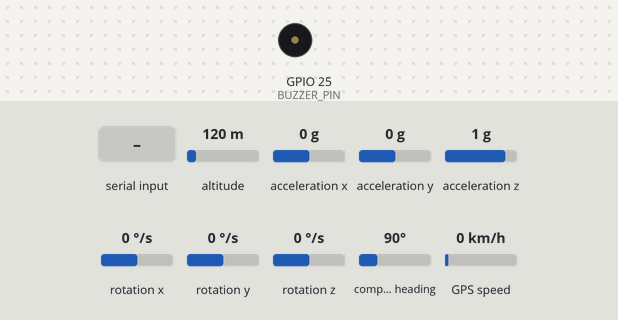
Simulated run of this sketch. Board: ESP32. Shown: buzzer (waves = sounding, pin HIGH). Wiring (inferred from the names in the program): MPU-6050 motion sensor at I2C address 0x68. Inputs (shaded band) come from the test bench; at power-on: altitude 120 m, acceleration x 0 g, acceleration y 0 g, acceleration z 1 g, rotation x 0 °/s, rotation y 0 °/s, rotation z 0 °/s, compass heading 90°, GPS speed 0 km/h. WiFi joins after 1.5 s; servers stay silent unless stated; the GPS gets a fix after 3 s at 37.7749, -122.4194 with 8 satellites; what the sketch prints to the serial monitor is not drawn.

Above: at 3.2 s.
3.3 s: "2\n" received over Serial
At 4.4 s:
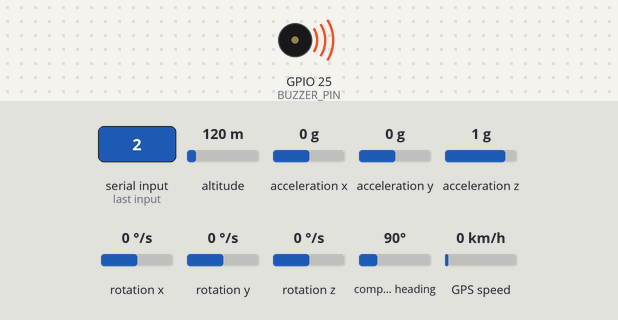
6.8 s: "3\n" received over Serial
At 10.0 s:
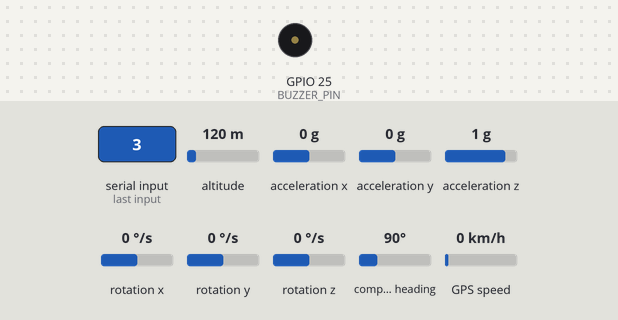
Timing chart, 0 to 11.5 s (numbered marks = the images above; inputs shaded):
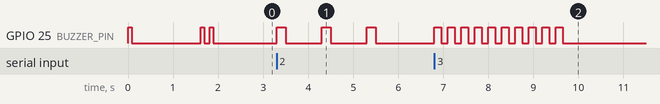

The sketch:

06_devkit_wifi.ino
```cpp
/*

  ONCE THE OUTPUT TERMINAL IS DONE LOADING EVERYTHING (SHOW RST....) PRESS THE THE RST BUTTON SO THAT THE ESP32 WILL BEGIN TO FIND AND CONNECT TO THE NETWORK YOU HAVE
  CODED IN (UNDER WiFi)
  06 - GPS + MPU6050 + buzzer over Wi-Fi (ESP32 DevKit V1)


  Wiring
    Buzzer I/O -> P25
    MPU SDA    -> P21         MPU SCL -> P22
    GPS TX     -> P16         GPS RX  -> P17
    All VCC    -> 3V3         All GND -> GND

  Download the Libraries: TinyGPSPlus. (WiFi, WebServer and ESPmDNS come with the
  ESP32 board package.)

  Wi-Fi: two ways (switch MAKE_OWN_WIFI below)
    MAKE_OWN_WIFI = true  (default): this board CREATES its own Wi-Fi "DMS-NET".
        The camera, the phone and the laptop join it. No hotspot or internet
        needed. This board is always http://192.168.4.1/ and the camera
        (07_esp32cam_prototype.ino with JOIN_DMS_NET = true) is always
        http://192.168.4.200/. The phone uses mobile data for the internet.
    MAKE_OWN_WIFI = false: this board JOINS your phone hotspot (WIFI_SSID /
        WIFI_PASS); the address is printed in the Serial Monitor.

  Buzzer signals at power-up
    1 short beep  = started
    2 short beeps = Wi-Fi ready (DMS-NET created, or joined the hotspot)
    Keep the board still for the first second: the motion sensor
    measures its resting position then.

  Open the page from a phone on the same Wi-Fi:
    http://dms-sensors.local/      (works on iPhone and computers)
    or http://<address>/          (address printed in Serial Monitor)

    jolt = largest acceleration (in g) seen during the last second,
           measured away from the sensor's resting reading.

  The Serial Monitor (115200 baud) still prints the same line once per
  second and still accepts 0-3, for testing on the laptop.

  Changes for the DMS program (run_monitor.py --alert-style tier):
    - Fail-safe: MEDIUM and HIGH switch themselves off when no tier command
      arrives for 3 s. The program re-sends the level every second while an
      alarm sounds, so the buzzer can never be left on if the laptop / phone
      crashes or the Wi-Fi drops. (The page buttons now play 3 s.)
    - Repeating the same level does not restart the pattern (LOW still
      beeps again, so each new LOW alert is heard).
    - /data also reports "motion_g": the jolt WITHOUT the up/down part, so
      road bumps and potholes are not mistaken for harsh braking/swerving.

  The GPS module need around to 10-15 minutes to start sending coordinates and a red LED will begin to blink, if the display still shows false around those
  times run it outside your house or anything that doesn't have a thick roof or structure on top of you. It works under a car roof.

*/

#include <Wire.h>
#include <TinyGPSPlus.h>
#include <WiFi.h>
#include <WebServer.h>
#include <ESPmDNS.h>

// ---------- Wi-Fi ----------
const bool MAKE_OWN_WIFI = true;         // true: create "DMS-NET"; false: join the hotspot below
const char *DMS_NET_NAME = "DMS-NET";    // same name and password in the camera sketch
const char *DMS_NET_PASS = "drivesafe1"; // at least 8 characters
const int   DMS_NET_CHANNEL = 6;
const int   DMS_NET_MAX_CLIENTS = 4;     // camera + phone + laptop (+1 spare)

const char *WIFI_SSID = "NAME"; // only for MAKE_OWN_WIFI = false: your hotspot name
const char *WIFI_PASS = "PASSWORD"; // and password (case sensitive)
const char *HOSTNAME  = "dms-sensors";   // -> http://dms-sensors.local/

// ---------- pins ----------
const int  BUZZER_PIN = 25;
const bool ACTIVE_LOW = false;     // this buzzer sounds when the pin is HIGH
const int  SDA_PIN = 21;
const int  SCL_PIN = 22;
const int  GPS_RX_PIN = 16;
const int  GPS_TX_PIN = 17;

// ---------- GPS ----------
HardwareSerial GPSSerial(2);
TinyGPSPlus gps;

// ---------- IMU ----------
uint8_t mpuAddr = 0x68;
bool    imuOk = false;
float ax, ay, az, gx, gy, gz;
float gxBias = 0, gyBias = 0, gzBias = 0;
float restX = 0, restY = 0, restZ = 1;
const float REST_FOLLOW = 0.002f;
float joltPeak = 0;        // building up during the current second
float joltLast = 0;        // finished value for the previous second
float horizPeak = 0;       // same, horizontal part only (braking, swerving)
float horizLast = 0;
unsigned long lastImu = 0;
const unsigned long IMU_PERIOD_MS = 20;   // 50 Hz

// ---------- buzzer ----------
int tier = 0;
unsigned long tierStart = 0;
unsigned long lastTierCmd = 0;
const unsigned long FAILSAFE_MS = 3000;   // MEDIUM/HIGH stop without a command for 3 s

// ---------- web / reporting ----------
WebServer server(80);
bool wifiWasUp = false;
unsigned long lastReport = 0;
unsigned long lastWifiCheck = 0;

static const char INDEX_HTML[] PROGMEM = R"HTML(<!doctype html>
<html><head><meta charset="utf-8">
<meta name="viewport" content="width=device-width,initial-scale=1">
<title>DMS sensors</title>
<style>
body{font-family:sans-serif;margin:16px;background:#111;color:#eee}
h1{font-size:20px;margin:0 0 12px}
table{border-collapse:collapse;width:100%;max-width:420px}
td{padding:6px 4px;border-bottom:1px solid #333}td:first-child{color:#aaa}
.b{display:flex;gap:8px;margin:16px 0;flex-wrap:wrap}
button{flex:1;min-width:70px;padding:14px 0;font-size:16px;border:0;border-radius:8px;background:#333;color:#eee}
button.on{background:#c33}
#st{color:#aaa;font-size:14px}
</style></head><body>
<h1>DMS sensors</h1>
<div class="b">
<button onclick="setTier(0)" id="t0">Silent</button>
<button onclick="setTier(1)" id="t1">Low</button>
<button onclick="setTier(2)" id="t2">Medium</button>
<button onclick="setTier(3)" id="t3">High</button>
</div>
<table id="tb"></table>
<p id="st">Connecting...</p>
<script>
const rows=[["GPS fix","fix"],["Latitude","lat"],["Longitude","lng"],["Speed (km/h)","kmh"],
["Satellites","sats"],["Devices on DMS-NET","clients"],["Jolt (g)","jolt"],["Accel x/y/z (g)","acc"],["Gyro x/y/z (deg/s)","gyr"]];
function show(d){
 d.acc=d.ax+" / "+d.ay+" / "+d.az; d.gyr=d.gx+" / "+d.gy+" / "+d.gz;
 document.getElementById("tb").innerHTML=rows.map(r=>"<tr><td>"+r[0]+"</td><td>"+d[r[1]]+"</td></tr>").join("");
 for(let i=0;i<4;i++)document.getElementById("t"+i).className=(d.tier==i?"on":"");
 document.getElementById("st").textContent="Updated "+new Date().toLocaleTimeString();
}
async function poll(){
 try{const r=await fetch("/data",{cache:"no-store"});show(await r.json());}
 catch(e){document.getElementById("st").textContent="No connection to device";}
}
async function setTier(n){try{await fetch("/tier?level="+n);poll();}catch(e){}}
poll();setInterval(poll,1000);
</script></body></html>)HTML";

// ---------- buzzer ----------
void buzzerWrite(bool on) {
  digitalWrite(BUZZER_PIN, (on != ACTIVE_LOW) ? HIGH : LOW);
}

void setTier(int t) {
  if (t < 0 || t > 3) return;
  lastTierCmd = millis();
  if (t == tier && t != 1) return;   // keepalive: keep the pattern running
  tier = t;
  tierStart = millis();
}

void updateBuzzer() {
  unsigned long t = millis() - tierStart;
  bool on = false;
  switch (tier) {
    case 1: on = t < 150;            break;
    case 2: on = (t % 1000) < 200;   break;
    case 3: on = (t % 300) < 150;    break;
    default: on = false;
  }
  buzzerWrite(on);
}

void beeps(int n) {
  for (int i = 0; i < n; i++) {
    buzzerWrite(true);
    delay(80);
    buzzerWrite(false);
    delay(120);
  }
}

// ---------- IMU ----------
void mpuWrite(uint8_t reg, uint8_t val) {
  Wire.beginTransmission(mpuAddr);
  Wire.write(reg);
  Wire.write(val);
  Wire.endTransmission();
}

bool mpuBegin() {
  Wire.beginTransmission(0x68);
  if (Wire.endTransmission() == 0) {
    mpuAddr = 0x68;
  } else {
    Wire.beginTransmission(0x69);
    if (Wire.endTransmission() != 0) return false;
    mpuAddr = 0x69;
  }
  mpuWrite(0x6B, 0x00);   // wake
  delay(100);
  mpuWrite(0x1A, 0x03);   // low-pass ~44 Hz
  mpuWrite(0x1B, 0x08);   // gyro +/-500 deg/s
  mpuWrite(0x1C, 0x08);   // accel +/-4 g
  return true;
}

bool mpuRead() {
  Wire.beginTransmission(mpuAddr);
  Wire.write(0x3B);
  if (Wire.endTransmission(false) != 0) return false;
  Wire.requestFrom((int)mpuAddr, 14);
  if (Wire.available() < 14) return false;

  int16_t raw[7];
  for (int i = 0; i < 7; i++) {
    uint8_t hi = Wire.read();
    uint8_t lo = Wire.read();
    raw[i] = (int16_t)((hi << 8) | lo);
  }
  ax = raw[0] / 8192.0f;
  ay = raw[1] / 8192.0f;
  az = raw[2] / 8192.0f;
  gx = raw[4] / 65.5f - gxBias;
  gy = raw[5] / 65.5f - gyBias;
  gz = raw[6] / 65.5f - gzBias;
  return true;
}

void calibrateImu() {
  float sx = 0, sy = 0, sz = 0, tx = 0, ty = 0, tz = 0;
  int n = 0;
  for (int i = 0; i < 200; i++) {
    if (mpuRead()) {
      sx += gx; sy += gy; sz += gz;
      tx += ax; ty += ay; tz += az;
      n++;
    }
    delay(5);
  }
  if (n > 0) {
    gxBias = sx / n; gyBias = sy / n; gzBias = sz / n;
    restX = tx / n;  restY = ty / n;  restZ = tz / n;
  }
}

// ---------- data ----------
String dataJson() {
  bool fix = gps.location.isValid() && gps.location.age() < 3000;
  char buf[384];
  snprintf(buf, sizeof(buf),
           "{\"fix\":%s,\"lat\":%.6f,\"lng\":%.6f,\"kmh\":%.1f,"
           "\"sats\":%lu,\"hdop\":%.1f,"
           "\"ax\":%.2f,\"ay\":%.2f,\"az\":%.2f,"
           "\"gx\":%.1f,\"gy\":%.1f,\"gz\":%.1f,"
           "\"jolt\":%.2f,\"motion_g\":%.2f,\"tier\":%d,\"clients\":%d}",
           fix ? "true" : "false",
           fix ? gps.location.lat() : 0.0,
           fix ? gps.location.lng() : 0.0,
           fix ? gps.speed.kmph() : 0.0,
           (unsigned long)gps.satellites.value(),
           gps.hdop.hdop(),
           ax, ay, az, gx, gy, gz,
           joltLast, horizLast, tier,
           MAKE_OWN_WIFI ? (int)WiFi.softAPgetStationNum() : 0);
  return String(buf);
}

// ---------- web handlers ----------
void handleIndex() {
  server.send_P(200, "text/html", INDEX_HTML);
}

void handleData() {
  server.sendHeader("Access-Control-Allow-Origin", "*");
  server.sendHeader("Cache-Control", "no-store");
  server.send(200, "application/json", dataJson());
}

void handleTier() {
  server.sendHeader("Access-Control-Allow-Origin", "*");
  if (!server.hasArg("level")) {
    server.send(400, "text/plain", "missing level");
    return;
  }
  int n = server.arg("level").toInt();
  if (n < 0 || n > 3) {
    server.send(400, "text/plain", "level must be 0-3");
    return;
  }
  setTier(n);
  server.send(200, "application/json", dataJson());
}

// ---------- Wi-Fi ----------
void onWifiUp() {
  if (MAKE_OWN_WIFI) {
    Serial.printf("Wi-Fi \"%s\" is on (password %s). Join it, then open http://", DMS_NET_NAME, DMS_NET_PASS);
    Serial.print(WiFi.softAPIP());
    Serial.println("/   (camera: http://192.168.4.200/)");
    MDNS.end();
    if (MDNS.begin(HOSTNAME)) MDNS.addService("http", "tcp", 80);
    return;
  }
  Serial.print("Wi-Fi connected. Open http://");
  Serial.print(WiFi.localIP());
  Serial.print("/  or  http://");
  Serial.print(HOSTNAME);
  Serial.println(".local/");
  MDNS.end();
  if (MDNS.begin(HOSTNAME)) MDNS.addService("http", "tcp", 80);
}

void setup() {
  Serial.begin(115200);

  pinMode(BUZZER_PIN, OUTPUT);
  buzzerWrite(false);
  beeps(1);

  Wire.begin(SDA_PIN, SCL_PIN);
  Wire.setClock(400000);
  imuOk = mpuBegin();
  if (imuOk) calibrateImu();
  else Serial.println("{\"error\":\"MPU6050 not found\"}");

  GPSSerial.begin(9600, SERIAL_8N1, GPS_RX_PIN, GPS_TX_PIN);

  if (MAKE_OWN_WIFI) {
    // create DMS-NET; this board is 192.168.4.1 and hands out addresses
    WiFi.mode(WIFI_AP);
    if (!WiFi.softAP(DMS_NET_NAME, DMS_NET_PASS, DMS_NET_CHANNEL, 0, DMS_NET_MAX_CLIENTS)) {
      Serial.println("Could not create the Wi-Fi network (password must be 8+ characters)");
    }
    WiFi.setSleep(false);
  } else {
    WiFi.mode(WIFI_STA);
    WiFi.setHostname(HOSTNAME);
    WiFi.setAutoReconnect(true);
    WiFi.begin(WIFI_SSID, WIFI_PASS);

    // wait up to 15 s; if the network isn't there yet, carry on and
    // keep trying in the background
    unsigned long t0 = millis();
    while (WiFi.status() != WL_CONNECTED && millis() - t0 < 15000) {
      while (GPSSerial.available()) gps.encode(GPSSerial.read());
      delay(100);
    }
  }

  server.on("/", handleIndex);
  server.on("/data", handleData);
  server.on("/tier", handleTier);
  server.begin();

  if (MAKE_OWN_WIFI || WiFi.status() == WL_CONNECTED) {
    wifiWasUp = true;
    onWifiUp();
    beeps(2);
  } else {
    Serial.println("Wi-Fi not found yet, still trying...");
  }
}

void loop() {
  unsigned long now = millis();

  // 1. GPS
  while (GPSSerial.available()) gps.encode(GPSSerial.read());

  // 2. IMU at 50 Hz
  if (imuOk && now - lastImu >= IMU_PERIOD_MS) {
    lastImu = now;
    if (mpuRead()) {
      float dx = ax - restX, dy = ay - restY, dz = az - restZ;
      float jolt = sqrtf(dx * dx + dy * dy + dz * dz);
      if (jolt > joltPeak) joltPeak = jolt;
      // horizontal part: remove the component along gravity (the resting vector)
      float gn = sqrtf(restX * restX + restY * restY + restZ * restZ);
      float up = (gn > 0.1f) ? (dx * restX + dy * restY + dz * restZ) / gn : 0.0f;
      float horiz = sqrtf(fmaxf(jolt * jolt - up * up, 0.0f));
      if (horiz > horizPeak) horizPeak = horiz;
      restX += REST_FOLLOW * dx;
      restY += REST_FOLLOW * dy;
      restZ += REST_FOLLOW * dz;
    }
  }

  // 3. Web requests and serial commands
  server.handleClient();
  if (Serial.available()) {
    char c = Serial.read();
    if (c >= '0' && c <= '3') setTier(c - '0');
  }
  if (tier >= 2 && millis() - lastTierCmd > FAILSAFE_MS) setTier(0);   // fail-safe (millis(): a command may have arrived after "now")
  updateBuzzer();

  // 4. Wi-Fi came back after a drop or a late start (only when joining a hotspot)
  if (!MAKE_OWN_WIFI && now - lastWifiCheck >= 1000) {
    lastWifiCheck = now;
    bool up = (WiFi.status() == WL_CONNECTED);
    if (up && !wifiWasUp) {
      onWifiUp();
      if (tier == 0) beeps(2);
    }
    wifiWasUp = up;
  }

  // 5. Once per second: finish this second's jolt, print the line
  if (now - lastReport >= 1000) {
    lastReport = now;
    joltLast = joltPeak;
    joltPeak = 0;
    horizLast = horizPeak;
    horizPeak = 0;
    Serial.println(dataJson());
  }
}
```

Measured:
- after the input at 3.3 s, GPIO 25 (BUZZER_PIN): alternates HIGH for 0.20 s and LOW for 0.80 s, starting at once
- after the input at 6.8 s, GPIO 25 (BUZZER_PIN): alternates HIGH for 0.15 s and LOW for 0.15 s, 20 changes in all, then stays LOW, starting at once
